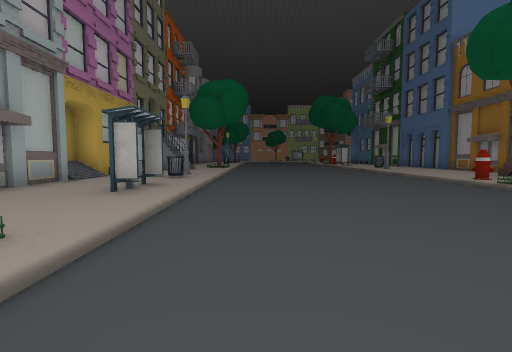
View 1 (above)

21 first-person views from a walk through a 3-D level made in the Unity game engine. The camera is 1.4 m above the floor, tilts 4° down and sees 85° across. The floor is counted in squares, 2 m on a side. Each view is taken from the middle of a square. On the plan, view 1 faces up. The plan holds only what a view shows up to about 9 squares ahead; the rest is blank. The place goes on beyond the plan. The player character is not drawn. Some surface patterns are stand-ins.

View 2
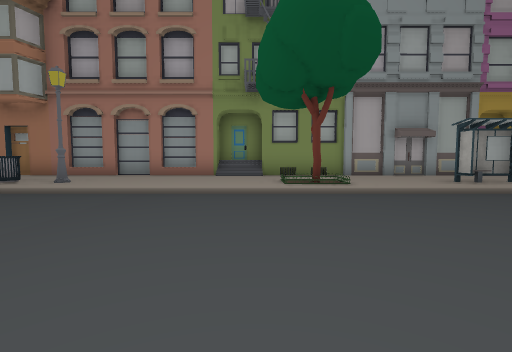

View 3
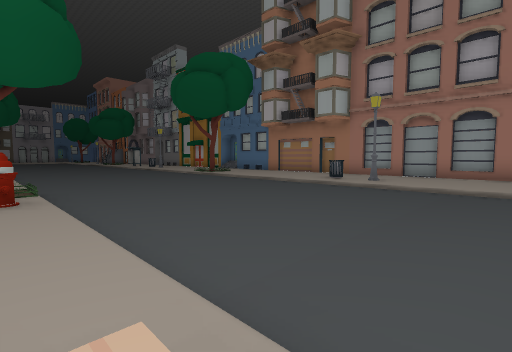

View 4
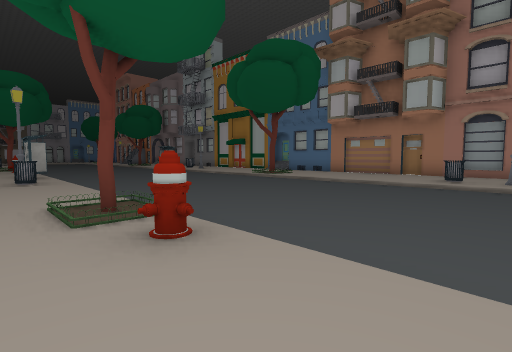

View 5
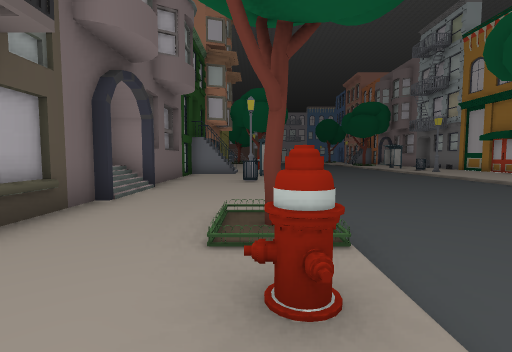

View 6
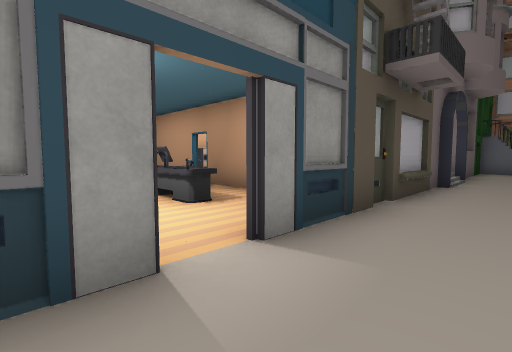

View 7
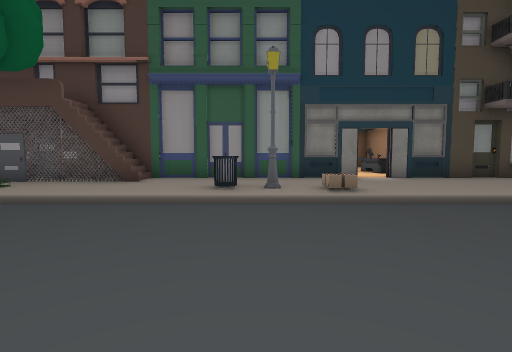

View 8
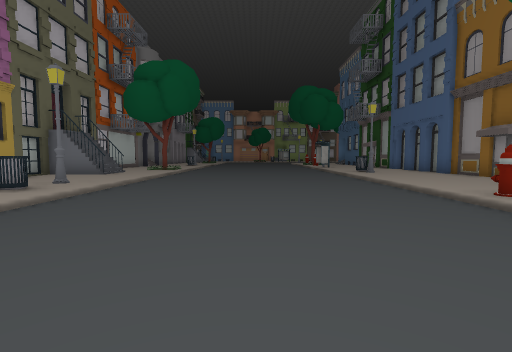

View 9
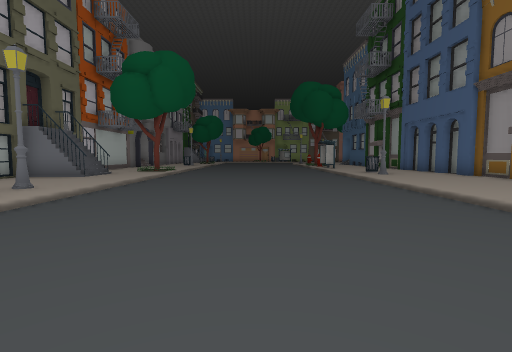

View 10
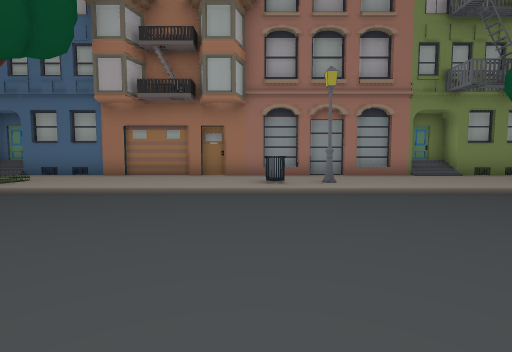

View 11
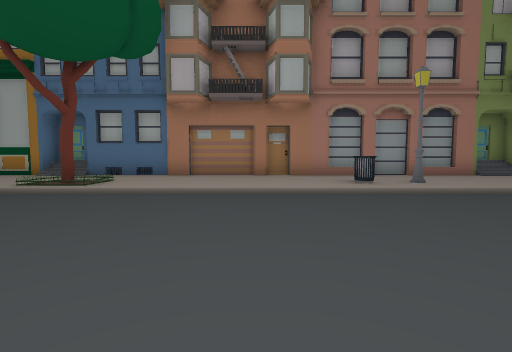

View 12
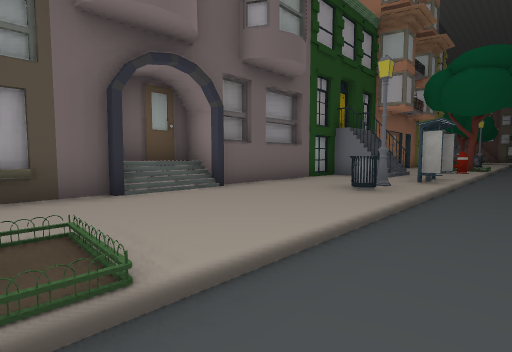

View 13
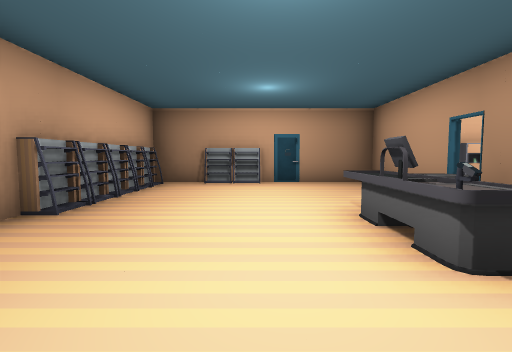

View 14
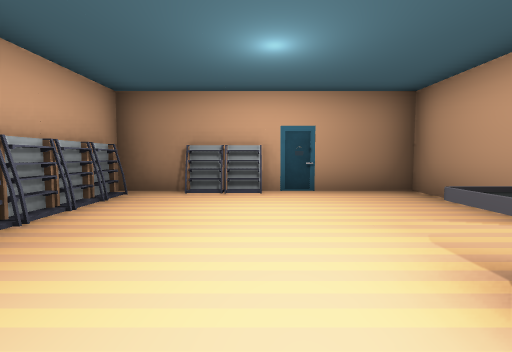

View 15
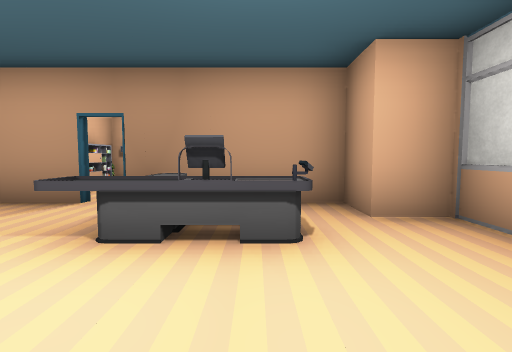

View 16
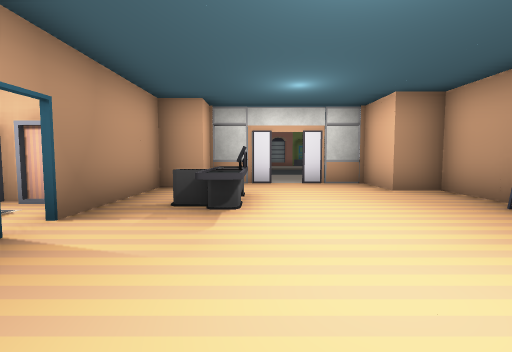

View 17
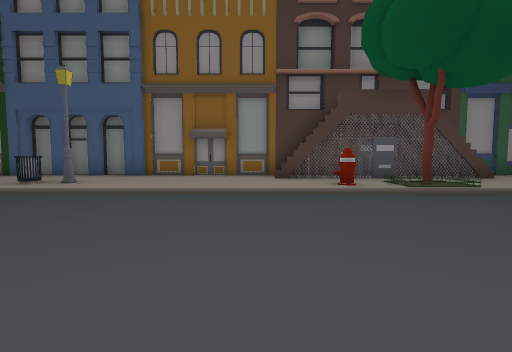

View 18
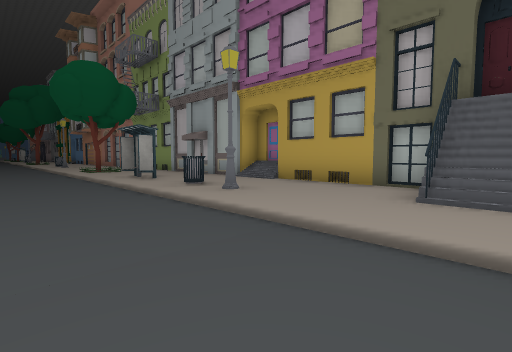

View 19
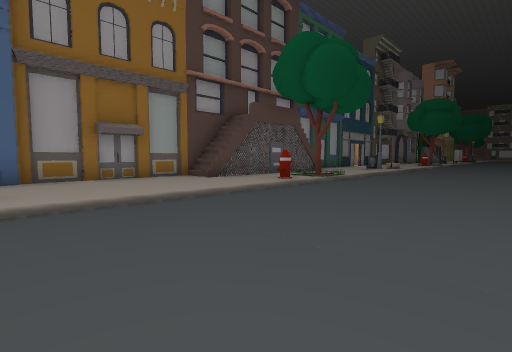

View 20
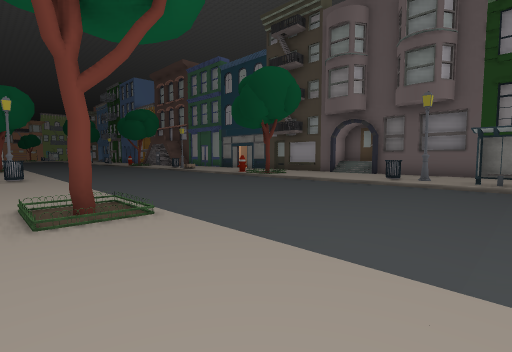

View 21
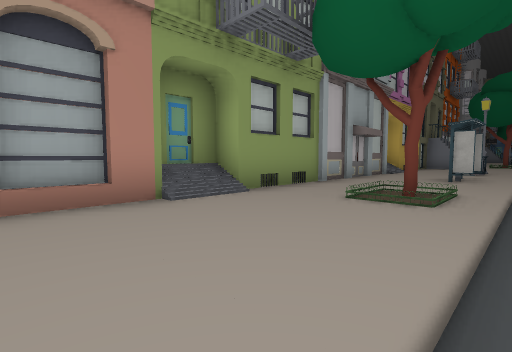

### Floor plan
Key: @ floor where view 1 was taken; # wall or solid block; . main floor; : floor 0.25 m higher than the main floor; + floor 1 m higher than the main floor; / step, stairs or slope; T tree; O other object.
Columns run from 6 left of view 1 to 17 right of it. Each row starts with its distance up from view 1.
 13  #///......//::#
 12  ###:....../:::#
 11  #:::....../:::#
 10  #:::....../:::#
  9 ##::#....../:::#
  8 #+::O....../::/#
  7 #+:::....../O:/#
  6 ##::O......//: #
  5  #::O....../T: #
  4  #:::....../::/#
  3  #:::....../::/#
  2  #://....../:::#
  1 ##:/T....../O::#
  0 #+:::.@..../O::#OOOOOOOO
 -1 #+:::....../:::OO      O
 -2 ##:::....../:::# :     O
 -3  #:::....../:::: :
 -4  #::#....../:::# OO   :O
 -5  #:::....../:::O  O    O
 -6  #::O....../O::#:::OOO:O
 -7  #:::......//::### OO #
 -8  #:::....../T::#   OO
 -9  #:::....../:::##
-10  #:::....../:::/#
-11  #:::....../:::/#
-12  #:OT....../:::##
-13  #:::....../O::#
-14  /:::......//::#
-15  #:::....../O::#
-16  # ::....../O###

Positions as (right, up) in squares from view 1, and headings:
1: (0, 0), facing up
2: (4, 0), facing left
3: (6, -1), facing down-left
4: (7, -4), facing down-left
5: (6, -5), facing down
6: (7, -2), facing down-right
7: (1, 0), facing right
8: (2, 3), facing up
9: (2, 4), facing up
10: (4, -6), facing left
11: (4, -8), facing left
12: (4, -8), facing down-right
13: (9, -3), facing right
14: (11, -3), facing right
15: (11, -2), facing down
16: (16, -4), facing left
17: (0, 9), facing right
18: (1, 13), facing down-left
19: (1, 13), facing down-right
20: (-3, -16), facing up-right
21: (-1, -3), facing up-left
